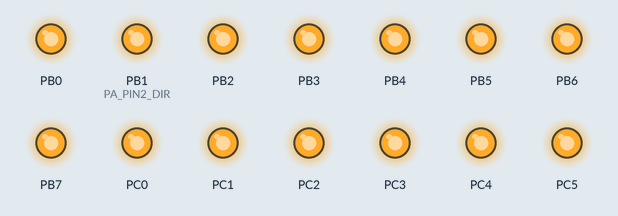
Recording of a program running on a simulated ATmega32, built with avr-gcc and emulated at 1 MHz. Parts: output pins drawn as LEDs (lit = HIGH). At 0.0 s the program stops and its outputs stay as they are.

Above: at 0.1 s.
Timing chart, 0 to 1.5 s (numbered marks = the images above):
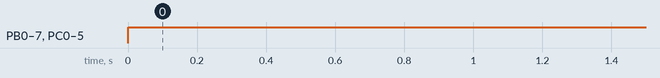

The program:

main.c
```c
/*
 * main.c
 *
 *  Created on: Apr 29, 2023
 *      Author: Aya farid
 */
#include "DIO_interface.h"
#include "DIO_config.h"
#include "STD_types.h"
#include "util/delay.h"
#include "STD_MATH.h"
int main()
{
    DIO_enInit();
    DIO_enuSetPortDirection(DIO_PORTA,0x00);
    DIO_enuSetPortDirection(DIO_PORTC,0xff);
    DIO_enuSetPortDirection(DIO_PORTD,0x00);
    DIO_enuSetPortValue(DIO_PORTA,0x03);
    DIO_enuSetPortValue(DIO_PORTD,0x03);
    DIO_enuSetPortValue(DIO_PORTD,0x1);
    u8 b0=0,b1=0,count=50;
    while(1)
    {
        /*b0=DIO_enuGetPinValue(DIO_PORTA,DIO_PIN0);
        b1=DIO_enuGetPinValue(DIO_PORTA,DIO_PIN1);
        if(b0==0)
        {
            count++;
            while((b0=DIO_enuGetPinValue(DIO_PORTA,DIO_PIN0))==0);
        }
        else if(b1==0)
        {
            if(count>=1)
                count--;
            while((b1=DIO_enuGetPinValue(DIO_PORTA,DIO_PIN1))==0);
        }
        for(int i=0; i<10; i++)
        {
            DIO_enuSetPortValue(DIO_PORTD,0x1);
            DIO_enuSetPortValue(DIO_PORTC,~sevenSegNumber[count/10]);
            _delay_ms(10);
            DIO_enuSetPortValue(DIO_PORTD,0x2);
            DIO_enuSetPortValue(DIO_PORTC,~sevenSegNumber[count%10]);
            _delay_ms(10);
        }*/

    }

}
```

STD_MATH.h
```c
#ifndef STD_MATH_H
#define STD_MATH_H
#define SET_BIT(BYTE,bitNum) BYTE |= 1<<(bitNum)
/*
set bit:
'one byte'
0000 0000 bit number 2
or
0000 0100 1<<2

*/
#define CLEAR_BIT(BYTE,bitNum) BYTE &= ~(1<<bitNum)
/*
clear bit:
'one byte'
0100 1111 bit number 6
and
0000 1111 !(1<<6)
*/
#define TOGGLE_BIT(BYTE,bitNum) BYTE^=(1<<bitNum)
/*
toggle bit:
'one byte'

0000 1100 bit number 3
xor
0000 0100 ^(1<<3)

1 1 0
0 1 1
*/
#define GET_BIT(BYTE,bitNum) (BYTE>>bitNum)&0x01

/*
get bit:
'one byte'
0101 0000 bit number 4
0101 0000 -> 4
0000 0101 and 0000 0001
=
0000 0001
*/

#endif
```

DIO_config.h
```c
/*
 * DIO_config.h
 *
 *  Created on: Apr 29, 2023
 *      Author: Aya farid
 */

#ifndef DIO_CONFIG_H_
#define DIO_CONFIG_H_
// Port A directions
#define PA_PIN0_DIR			INPUT
#define PA_PIN1_DIR			INPUT
#define PA_PIN2_DIR			OUTPUT
#define PA_PIN3_DIR			OUTPUT
#define PA_PIN4_DIR			OUTPUT
#define PA_PIN5_DIR			OUTPUT
#define PA_PIN6_DIR			OUTPUT
#define PA_PIN7_DIR			OUTPUT
// Port B directions
#define PB_PIN0_DIR			OUTPUT
#define PB_PIN1_DIR			OUTPUT
#define PB_PIN2_DIR			OUTPUT
#define PB_PIN3_DIR			OUTPUT
#define PB_PIN4_DIR			OUTPUT
#define PB_PIN5_DIR			OUTPUT
#define PB_PIN6_DIR			OUTPUT
#define PB_PIN7_DIR			OUTPUT
// Port C directions
#define PC_PIN0_DIR			OUTPUT
#define PC_PIN1_DIR			OUTPUT
#define PC_PIN2_DIR			OUTPUT
#define PC_PIN3_DIR			OUTPUT
#define PC_PIN4_DIR			OUTPUT
#define PC_PIN5_DIR			OUTPUT
#define PC_PIN6_DIR			OUTPUT
#define PC_PIN7_DIR			INPUT
// Port D directions
#define PD_PIN0_DIR			OUTPUT
#define PD_PIN1_DIR			OUTPUT
#define PD_PIN2_DIR			OUTPUT
#define PD_PIN3_DIR			OUTPUT
#define PD_PIN4_DIR			OUTPUT
#define PD_PIN5_DIR			OUTPUT
#define PD_PIN6_DIR			OUTPUT
#define PD_PIN7_DIR			OUTPUT

// Port A values
#define PA_PIN0_VALUE			HIGH
#define PA_PIN1_VALUE			HIGH
#define PA_PIN2_VALUE			LOW
#define PA_PIN3_VALUE			LOW
#define PA_PIN4_VALUE			LOW
#define PA_PIN5_VALUE			LOW
#define PA_PIN6_VALUE			LOW
#define PA_PIN7_VALUE			LOW
// Port B values
#define PB_PIN0_VALUE			HIGH
#define PB_PIN1_VALUE			HIGH
#define PB_PIN2_VALUE			HIGH
#define PB_PIN3_VALUE			HIGH
#define PB_PIN4_VALUE			HIGH
#define PB_PIN5_VALUE			HIGH
#define PB_PIN6_VALUE			HIGH
#define PB_PIN7_VALUE			HIGH
// Port C values
#define PC_PIN0_VALUE			HIGH
#define PC_PIN1_VALUE			HIGH
#define PC_PIN2_VALUE			HIGH
#define PC_PIN3_VALUE			HIGH
#define PC_PIN4_VALUE			HIGH
#define PC_PIN5_VALUE			HIGH
#define PC_PIN6_VALUE			HIGH
#define PC_PIN7_VALUE			HIGH
// Port D values
#define PD_PIN0_VALUE			HIGH
#define PD_PIN1_VALUE			HIGH
#define PD_PIN2_VALUE			HIGH
#define PD_PIN3_VALUE			HIGH
#define PD_PIN4_VALUE			HIGH
#define PD_PIN5_VALUE			HIGH
#define PD_PIN6_VALUE			HIGH
#define PD_PIN7_VALUE			HIGH
#endif /* DIO_CONFIG_H_ */
```

DIO_errorstae.h
```c
/*
 * DIO_errorstae.h
 *
 *  Created on: Apr 29, 2023
 *      Author: Aya farid
 */

#ifndef DIO_ERRORSTAE_H_
#define DIO_ERRORSTAE_H_

typedef enum{
	ES_OK,
	ES_NOK,
	ES_NULL_POINTER,
	ES_OUT_OF_RANGE
}ES_t;

#endif /* DIO_ERRORSTAE_H_ */
```

DIO_interface.h
```c
/*
 * DIO_interface.h
 *
 *  Created on: Apr 29, 2023
 *      Author: Aya farid
 */
#ifndef DIO_INTERFACE_H_
#define DIO_INTERFACE_H_
#include "DIO_errorstae.h"
#include "STD_types.h"

#define NULL ((void*)(0))

#define INPUT	0
#define OUTPUT	1

#define HIGH      1
#define LOW       0
#define PULL_UP   1
#define FlOAT     0

#define DIO_PORTA 0
#define DIO_PORTB 1
#define DIO_PORTC 2
#define DIO_PORTD 3

#define DIO_PIN0 0
#define DIO_PIN1 1
#define DIO_PIN2 2
#define DIO_PIN3 3
#define DIO_PIN4 4
#define DIO_PIN5 5
#define DIO_PIN6 6
#define DIO_PIN7 7
ES_t DIO_enInit(void);
//Port operations
ES_t DIO_enuSetPortDirection(u8 Copy_u8PortID,u8 Copy_u8Value);
ES_t DIO_enuSetPortValue(u8 Copy_u8PortID,u8 Copy_u8Value);
ES_t DIO_enutogglePort(u8 Copy_u8PortID);
ES_t DIO_enuGetPortValue(u8 Copy_u8PortID,u8 * Copy_pu8Value);
//Pin Operations
ES_t DIO_enuSetPinDirection(u8 Copy_u8PortID,u8 Copy_u8BitNumber,u8 Copy_u8Value);
ES_t DIO_enuSetPinValue(u8 Copy_u8PortID,u8 Copy_u8BitNumber,u8 Copy_u8Value);
ES_t DIO_enutogglePin(u8 Copy_u8PortID,u8 Copy_u8BitNumber);
ES_t DIO_enuGetPinValue(u8 Copy_u8PortID,u8 Copy_u8BitNumber);

#endif /* DIO_INTERFACE_H_ */
```

DIO_private.h
```c
/*
 * DIO_init.h
 *
 *  Created on: Apr 29, 2023
 *      Author: Aya farid
 */

#ifndef DIO_PRIVATE_H_
#define DIO_PRIVATE_H_
#define NULL ((void*)(0))
#define DIO_PORTA 0
#define DIO_PORTB 1
#define DIO_PORTC 2
#define DIO_PORTD 3

#define DIO_PIN0 0
#define DIO_PIN1 1
#define DIO_PIN2 2
#define DIO_PIN3 3
#define DIO_PIN4 4
#define DIO_PIN5 5
#define DIO_PIN6 6
#define DIO_PIN7 7
// PORT A
#define DDRA  *((volatile u8*)0X3A)
#define PORTA *((volatile u8*)0x3B)
#define PINA  *((volatile u8*)0x39)
// PORT B
#define PORTB *((volatile u8*)0x38)
#define DDRB  *((volatile u8*)0X37)
#define PINB  *((volatile u8*)0x36)
// PORT C
#define PORTC *((volatile u8*)0x35)
#define DDRC  *((volatile u8*)0X34)
#define PINC  *((volatile u8*)0x33)
// PORT D
#define PORTD *((volatile u8*)0x32)
#define DDRD  *((volatile u8*)0X31)
#define PIND  *((volatile u8*)0x30)

#define INPUT	0
#define OUTPUT	1

#define HIGH      1
#define LOW       0
#define PULL_UP   1
#define FlOAT     0

#define CONC_HELP(b7,b6,b5,b4,b3,b2,b1,b0)		0b##b7##b6##b5##b4##b3##b2##b1##b0
#define Conc(b7,b6,b5,b4,b3,b2,b1,b0)			CONC_HELP(b7,b6,b5,b4,b3,b2,b1,b0)


#endif /* DIO_PRIVATE_H_ */
```

DIO_program.c
```c
/*
 * DIO_prog.c
 *
 *  Created on: Apr 29, 2023
 *      Author: Aya farid
 */

#ifndef DIO_PROG_C_
#define DIO_PROG_C_
#include "DIO_errorstae.h"
#include "STD_types.h"
#include "DIO_private.h"
#include "DIO_config.h"
#include "STD_MATH.h"
//Port operations
ES_t DIO_enInit(void)
{
    ES_t Local_enuErrorState=ES_OK;
    DDRA = Conc(PA_PIN7_DIR,PA_PIN6_DIR,PA_PIN5_DIR,PA_PIN4_DIR,PA_PIN3_DIR,PA_PIN2_DIR,PA_PIN1_DIR,PA_PIN0_DIR);
    DDRB = Conc(PB_PIN7_DIR,PB_PIN6_DIR,PB_PIN5_DIR,PB_PIN4_DIR,PB_PIN3_DIR,PB_PIN2_DIR,PB_PIN1_DIR,PB_PIN0_DIR);
    DDRC = Conc(PC_PIN7_DIR,PC_PIN6_DIR,PC_PIN5_DIR,PC_PIN4_DIR,PC_PIN3_DIR,PC_PIN2_DIR,PC_PIN1_DIR,PC_PIN0_DIR);
    DDRD = Conc(PD_PIN7_DIR,PD_PIN6_DIR,PD_PIN5_DIR,PD_PIN4_DIR,PD_PIN3_DIR,PD_PIN2_DIR,PD_PIN1_DIR,PD_PIN0_DIR);
    PORTA = Conc(PA_PIN7_VALUE,PA_PIN6_VALUE,PA_PIN5_VALUE,PA_PIN4_VALUE,PA_PIN3_VALUE,PA_PIN2_VALUE,PA_PIN1_VALUE,PA_PIN0_VALUE);
    PORTB = Conc(PB_PIN7_VALUE,PB_PIN6_VALUE,PB_PIN5_VALUE,PB_PIN4_VALUE,PB_PIN3_VALUE,PB_PIN2_VALUE,PB_PIN1_VALUE,PB_PIN0_VALUE);
    PORTC = Conc(PC_PIN7_VALUE,PC_PIN6_VALUE,PC_PIN5_VALUE,PC_PIN4_VALUE,PC_PIN3_VALUE,PC_PIN2_VALUE,PC_PIN1_VALUE,PC_PIN0_VALUE);
    PORTB = Conc(PB_PIN7_VALUE,PB_PIN6_VALUE,PB_PIN5_VALUE,PB_PIN4_VALUE,PB_PIN3_VALUE,PB_PIN2_VALUE,PB_PIN1_VALUE,PB_PIN0_VALUE);

    return Local_enuErrorState;
}
ES_t DIO_enuSetPortDirection(u8 Copy_u8PortID,u8 Copy_u8Value)
{
    ES_t Local_enuErrorState=ES_OK;
    switch(Copy_u8PortID)
    {
    case DIO_PORTA:
        DDRA=Copy_u8Value;
        break;
    case DIO_PORTB:
        DDRB=Copy_u8Value;
        break;
    case DIO_PORTC:
        DDRC=Copy_u8Value;
        break;
    case DIO_PORTD:
        DDRD=Copy_u8Value;
        break;
    default:
        Local_enuErrorState=ES_OUT_OF_RANGE;
    }
    return Local_enuErrorState;
}
ES_t DIO_enuSetPortValue(u8 Copy_u8PortID,u8 Copy_u8Value)
{
    ES_t Local_enuErrorState=ES_OK;
    switch(Copy_u8PortID)
    {
    case DIO_PORTA:
        PORTA=Copy_u8Value;
        break;
    case DIO_PORTB:
        PORTB=Copy_u8Value;
        break;
    case DIO_PORTC:
        PORTC=Copy_u8Value;
        break;
    case DIO_PORTD:
        PORTD=Copy_u8Value;
        break;
    default:
        Local_enuErrorState=ES_OUT_OF_RANGE;
    }
    return Local_enuErrorState;
}
ES_t DIO_enutogglePort(u8 Copy_u8PortID)
{
    ES_t Local_enuErrorState=ES_OK;
    switch(Copy_u8PortID)
    {
    case DIO_PORTA:
        PORTA=~PORTA;
        break;
    case DIO_PORTB:
        PORTB=~PORTB;
        break;
    case DIO_PORTC:
        PORTC=~PORTC;
        break;
    case DIO_PORTD:
        PORTD=~PORTD;
        break;
    default:
        Local_enuErrorState=ES_OUT_OF_RANGE;
    }
    return Local_enuErrorState;
}
ES_t DIO_enuGetPortValue(u8 Copy_u8PortID,u8 * Copy_pu8Value)
{
    ES_t Local_enuErrorState=ES_OK;
    if(Copy_pu8Value!=NULL)
    {
        switch(Copy_u8PortID)
        {
        case DIO_PORTA:
            *Copy_pu8Value=PINA;
            break;
        case DIO_PORTB:
            *Copy_pu8Value=PINB;
            break;
        case DIO_PORTC:
            *Copy_pu8Value=PINC;
            break;
        case DIO_PORTD:
            *Copy_pu8Value=PIND;
            break;
        default:
            Local_enuErrorState=ES_OUT_OF_RANGE;
        }
    }
    else
    {
        Local_enuErrorState=ES_NULL_POINTER;
    }
    return Local_enuErrorState;
}
//Pin Operations
ES_t DIO_enuSetPinDirection(u8 Copy_u8PortID,u8 Copy_u8BitNumber,u8 Copy_u8Value)
{
    ES_t Local_enuErrorState=ES_OK;
    // To unuse if and else use that code
    /*
     * DDRA&=~(1<<Copy_u8BitNumber);
     * DDRB|=(1<<Copy_u8BitNumber);
     */
    if(Copy_u8Value==OUTPUT)
    {
        switch(Copy_u8PortID)
        {
        case DIO_PORTA:
            SET_BIT(DDRA,Copy_u8BitNumber);
            break;
        case DIO_PORTB:
            SET_BIT(DDRB,Copy_u8BitNumber);
            break;
        case DIO_PORTC:
            SET_BIT(DDRC,Copy_u8BitNumber);
            break;
        case DIO_PORTD:
            SET_BIT(DDRD,Copy_u8BitNumber);
            break;
        }
    }
    else if(Copy_u8Value==OUTPUT)
    {
        switch(Copy_u8PortID)
        {
        case DIO_PORTA:
            CLEAR_BIT(DDRA,Copy_u8BitNumber);
            break;
        case DIO_PORTB:
            CLEAR_BIT(DDRB,Copy_u8BitNumber);
            break;
        case DIO_PORTC:
            CLEAR_BIT(DDRC,Copy_u8BitNumber);
            break;
        case DIO_PORTD:
            CLEAR_BIT(DDRD,Copy_u8BitNumber);
            break;
        }
    }
    else
    {
        Local_enuErrorState=ES_OUT_OF_RANGE;
    }
    return Local_enuErrorState;
}
ES_t DIO_enuSetPinValue(u8 Copy_u8PortID,u8 Copy_u8BitNumber,u8 Copy_u8Value)
{
    ES_t Local_enuErrorState=ES_OK;
    if(Copy_u8PortID<=PORTD&&Copy_u8BitNumber<=DIO_PIN7)
    {
        if(Copy_u8Value==HIGH)
        {
            switch(Copy_u8PortID)
            {
            case DIO_PORTA:
                SET_BIT(PORTA,Copy_u8BitNumber);
                break;
            case DIO_PORTB:
                SET_BIT(PORTB,Copy_u8BitNumber);
                break;
            case DIO_PORTC:
                SET_BIT(PORTC,Copy_u8BitNumber);
                break;
            case DIO_PORTD:
                SET_BIT(PORTD,Copy_u8BitNumber);
                break;
            }
        }
        else
        {
            switch(Copy_u8PortID)
            {
            case DIO_PORTA:
                CLEAR_BIT(PORTA,Copy_u8BitNumber);
                break;
            case DIO_PORTB:
                CLEAR_BIT(PORTB,Copy_u8BitNumber);
                break;
            case DIO_PORTC:
                CLEAR_BIT(PORTC,Copy_u8BitNumber);
                break;
            case DIO_PORTD:
                CLEAR_BIT(PORTD,Copy_u8BitNumber);
                break;
            }
        }
    }
    else
    {
        Local_enuErrorState=ES_OUT_OF_RANGE;
    }
    return Local_enuErrorState;
}
ES_t DIO_enutogglePinr(u8 Copy_u8PortID,u8 Copy_u8BitNumber)
{
    ES_t Local_enuErrorState=ES_OK;
    if(Copy_u8PortID<=PORTD&&Copy_u8BitNumber<=DIO_PIN7)
    {
        switch(Copy_u8PortID)
        {
        case DIO_PORTA:
            PORTA^=(1<<Copy_u8BitNumber);
            break;
        case DIO_PORTB:
            PORTB^=(1<<Copy_u8BitNumber);
            break;
        case DIO_PORTC:
            PORTC^=(1<<Copy_u8BitNumber);
            break;
        case DIO_PORTD:
            PORTD^=(1<<Copy_u8BitNumber);
            break;
        }
    }
    else
    {
        Local_enuErrorState=ES_OUT_OF_RANGE;
    }
    return Local_enuErrorState;
}
u8 DIO_enuGetPinValue(u8 Copy_u8PortID,u8 Copy_u8BitNumber)
{
    u8 b=0;
    switch(Copy_u8PortID)
    {
    case DIO_PORTA:
        b= GET_BIT(PINA,Copy_u8BitNumber);
        break;
    case DIO_PORTB:
        b= GET_BIT(PINB,Copy_u8BitNumber);
        break;
    case DIO_PORTC:
        b= GET_BIT(PINC,Copy_u8BitNumber);
        break;
    case DIO_PORTD:
        b= GET_BIT(PIND,Copy_u8BitNumber);
        break;
    }
    return b;
}
#endif /* DIO_PROG_C_ */
```

STD_types.h
```c
/*
 * STD_types.h
 *
 *  Created on: Apr 29, 2023
 *      Author: Aya farid
 */

#ifndef STD_TYPES_H_
#define STD_TYPES_H_

/* unsined int */
typedef unsigned char u8;
typedef unsigned short int u16;
typedef unsigned long int u32;
typedef unsigned long long int u64;

/* sined int */
typedef signed char s8;
typedef signed short int s16;
typedef signed long int s32;
typedef signed long long int s64;

/* float */
typedef float f32;
typedef double f64;
typedef long double f128;

#endif /* STD_TYPES_H_ */
```

Measured:
- by itself, PB0, PB1 (PA_PIN2_DIR), PB2–7, PC0–5: LOW → HIGH at 0.00 s
